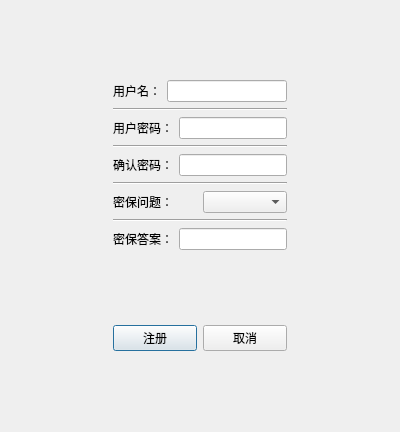
<?xml version="1.0" encoding="UTF-8"?>
<ui version="4.0">
 <class>DialogRegist</class>
 <widget class="QDialog" name="DialogRegist">
  <property name="geometry">
   <rect>
    <x>0</x>
    <y>0</y>
    <width>400</width>
    <height>432</height>
   </rect>
  </property>
  <property name="minimumSize">
   <size>
    <width>400</width>
    <height>432</height>
   </size>
  </property>
  <property name="maximumSize">
   <size>
    <width>400</width>
    <height>432</height>
   </size>
  </property>
  <property name="windowTitle">
   <string>注册新用户</string>
  </property>
  <layout class="QHBoxLayout" name="horizontalLayout_7">
   <item>
    <spacer name="horizontalSpacer">
     <property name="orientation">
      <enum>Qt::Horizontal</enum>
     </property>
     <property name="sizeHint" stdset="0">
      <size>
       <width>80</width>
       <height>20</height>
      </size>
     </property>
    </spacer>
   </item>
   <item>
    <layout class="QVBoxLayout" name="verticalLayout_2">
     <item>
      <layout class="QVBoxLayout" name="verticalLayout">
       <item>
        <layout class="QHBoxLayout" name="horizontalLayout_2">
         <item>
          <widget class="QLabel" name="label">
           <property name="text">
            <string>用户名：</string>
           </property>
          </widget>
         </item>
         <item>
          <widget class="QLineEdit" name="le_name"/>
         </item>
        </layout>
       </item>
       <item>
        <widget class="Line" name="line">
         <property name="orientation">
          <enum>Qt::Horizontal</enum>
         </property>
        </widget>
       </item>
       <item>
        <layout class="QHBoxLayout" name="horizontalLayout_3">
         <item>
          <widget class="QLabel" name="label_2">
           <property name="text">
            <string>用户密码：</string>
           </property>
          </widget>
         </item>
         <item>
          <widget class="QLineEdit" name="le_passwd"/>
         </item>
        </layout>
       </item>
       <item>
        <widget class="Line" name="line_2">
         <property name="orientation">
          <enum>Qt::Horizontal</enum>
         </property>
        </widget>
       </item>
       <item>
        <layout class="QHBoxLayout" name="horizontalLayout_4">
         <item>
          <widget class="QLabel" name="label_3">
           <property name="text">
            <string>确认密码：</string>
           </property>
          </widget>
         </item>
         <item>
          <widget class="QLineEdit" name="le_passwdConfirm"/>
         </item>
        </layout>
       </item>
       <item>
        <widget class="Line" name="line_3">
         <property name="orientation">
          <enum>Qt::Horizontal</enum>
         </property>
        </widget>
       </item>
       <item>
        <layout class="QHBoxLayout" name="horizontalLayout_5">
         <item>
          <widget class="QLabel" name="label_4">
           <property name="text">
            <string>密保问题：</string>
           </property>
          </widget>
         </item>
         <item>
          <widget class="QComboBox" name="cb_question"/>
         </item>
        </layout>
       </item>
       <item>
        <widget class="Line" name="line_4">
         <property name="orientation">
          <enum>Qt::Horizontal</enum>
         </property>
        </widget>
       </item>
       <item>
        <layout class="QHBoxLayout" name="horizontalLayout_6">
         <item>
          <widget class="QLabel" name="label_5">
           <property name="text">
            <string>密保答案：</string>
           </property>
          </widget>
         </item>
         <item>
          <widget class="QLineEdit" name="le_answer"/>
         </item>
        </layout>
       </item>
      </layout>
     </item>
     <item>
      <layout class="QHBoxLayout" name="horizontalLayout">
       <item>
        <widget class="QPushButton" name="btn_ok">
         <property name="text">
          <string>注册</string>
         </property>
        </widget>
       </item>
       <item>
        <widget class="QPushButton" name="btn_no">
         <property name="text">
          <string>取消</string>
         </property>
        </widget>
       </item>
      </layout>
     </item>
    </layout>
   </item>
   <item>
    <spacer name="horizontalSpacer_2">
     <property name="orientation">
      <enum>Qt::Horizontal</enum>
     </property>
     <property name="sizeHint" stdset="0">
      <size>
       <width>79</width>
       <height>20</height>
      </size>
     </property>
    </spacer>
   </item>
  </layout>
 </widget>
 <resources/>
 <connections/>
</ui>
